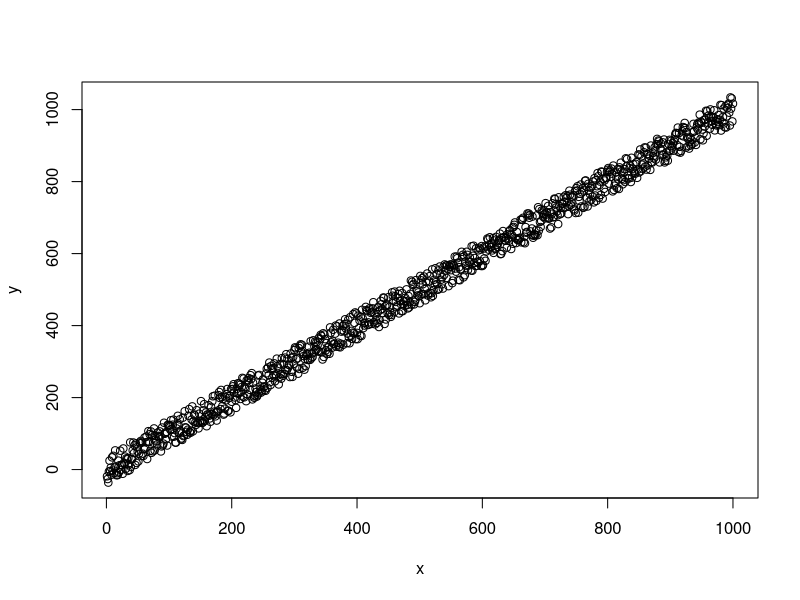
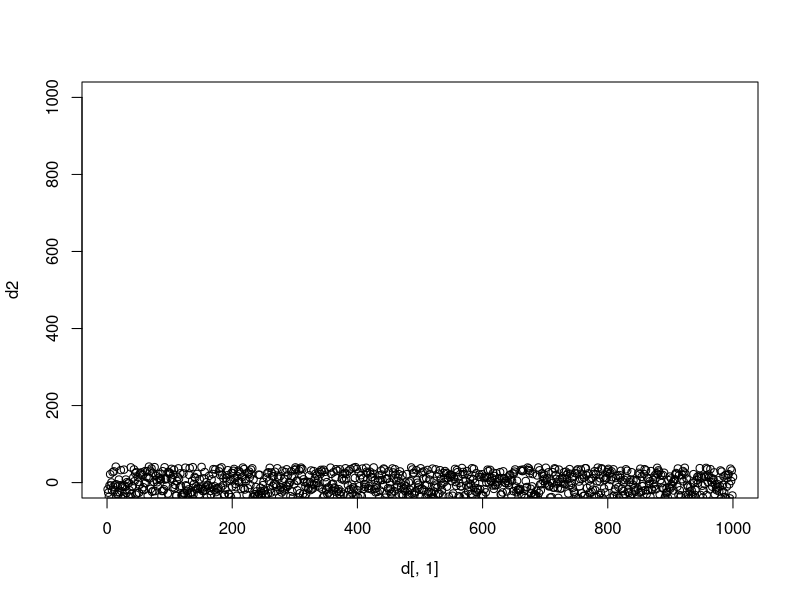
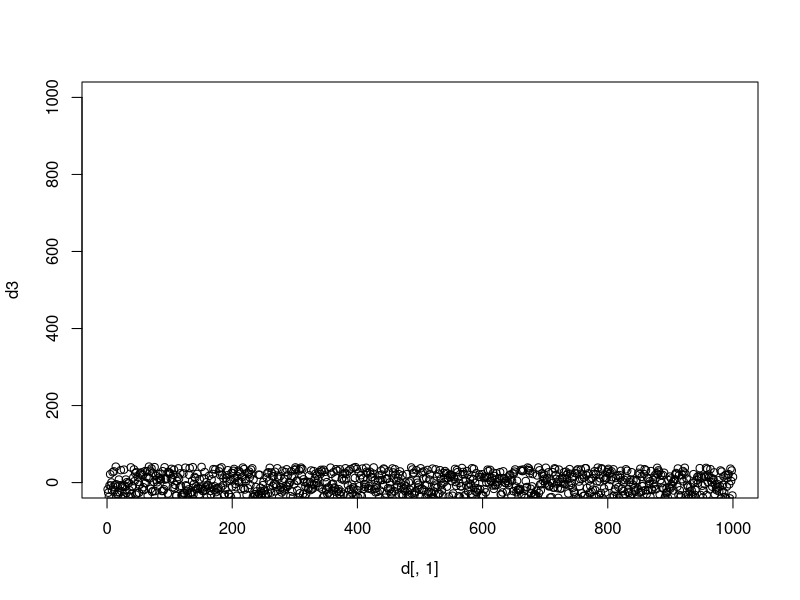

Reproduce these figures in R, in order.
library(pracma)

d <- data.frame(x = 1:1000, y = jitter(1:1000, factor = 200))

plot(d)

d2 <- detrend(d[,2])

plot(d[,1], d2, xlim = c(0, 1000), ylim = c(0, 1000))


#

lm <- lm(y ~ x, d)


#plot(d)
#abline(lm, col = "red")

d3 <- d[,2] - lm$fitted.values

plot(d[,1], d3, xlim = c(0, 1000), ylim = c(0, 1000))
